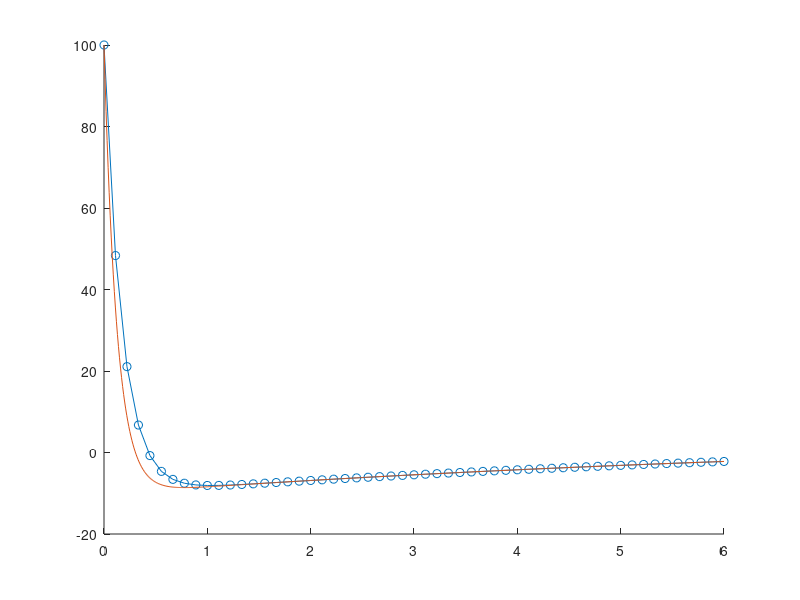

This figure's MATLAB source:
clear;
clc;

func =@(t,y) -8*y-40*(3*exp(-t/8)-1);

y_0 = 100;
N = 9;
h = 1/N;

Y = y_0;
y = y_0;
%явно
%for n=1:(6*N)
    %y_new = y + h * func((n-1)*h, y);
    %y = y_new;
    %Y = [Y, y];
%end

%неявно
for n=1:6*N
    fun =@(y_new) y_new - y - h * func(n*h, y_new);
    y_new = fzero(fun, y);
    y = y_new;
    Y = [Y, y];
end    

hold on
t = 0:h:6;
plot(t,Y, 'o-');
tt = 0:0.01:6;
funcY =@(t) (2315/21)*exp(-8*t) - (320/21)*exp(-t/8) + 5;
plot (tt, funcY(tt))
